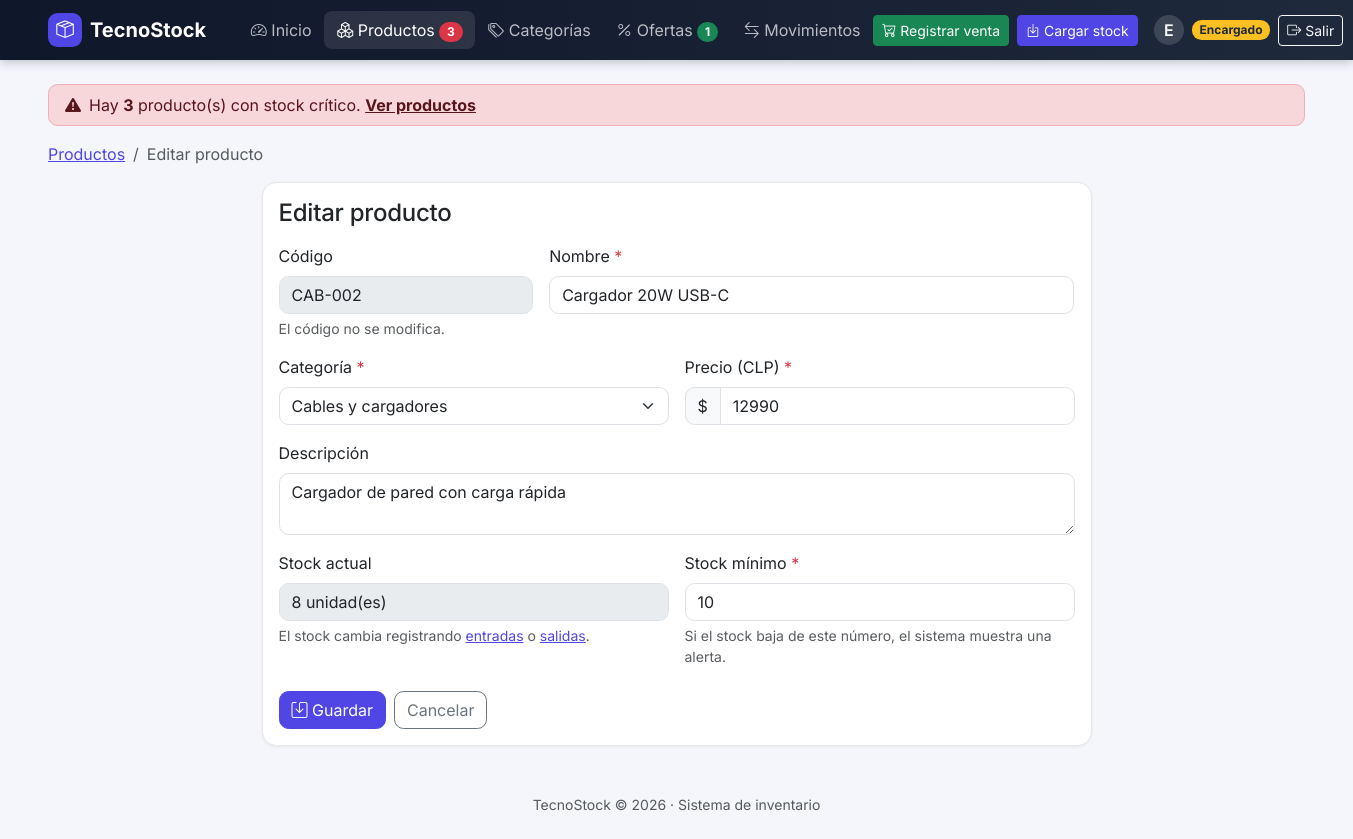
The app's page /productos/form.php?id=4 (signed in) with its own data.
### tables this page shows
CREATE TABLE producto (
    id_producto  INT          NOT NULL AUTO_INCREMENT,
    codigo       VARCHAR(20)  NOT NULL,
    nombre       VARCHAR(100) NOT NULL,
    descripcion  VARCHAR(255) NULL,
    precio       INT          NOT NULL,
    stock_actual INT          NOT NULL DEFAULT 0,
    stock_minimo INT          NOT NULL DEFAULT 0,
    estado       TINYINT(1)   NOT NULL DEFAULT 1,
    id_categoria INT          NOT NULL,

    PRIMARY KEY (id_producto),
    CONSTRAINT uq_producto_codigo  UNIQUE (codigo),
    CONSTRAINT chk_producto_precio CHECK (precio >= 0),
    CONSTRAINT chk_producto_stock  CHECK (stock_actual >= 0),
    CONSTRAINT chk_producto_minimo CHECK (stock_minimo >= 0),
    CONSTRAINT chk_producto_estado CHECK (estado IN (0, 1)),
    CONSTRAINT fk_producto_categoria
        FOREIGN KEY (id_categoria) REFERENCES categoria (id_categoria)
        ON UPDATE CASCADE ON DELETE RESTRICT
);

CREATE TABLE categoria (
    id_categoria INT          NOT NULL AUTO_INCREMENT,
    nombre       VARCHAR(60)  NOT NULL,
    descripcion  VARCHAR(255) NULL,
    estado       TINYINT(1)   NOT NULL DEFAULT 1,

    PRIMARY KEY (id_categoria),
    CONSTRAINT uq_categoria_nombre  UNIQUE (nombre),
    CONSTRAINT chk_categoria_estado CHECK (estado IN (0, 1))
);

### includes/funciones.php (called while the page is built, shortened)
<?php
function e($texto): string
{
    return htmlspecialchars((string) $texto, ENT_QUOTES, 'UTF-8');
}
function entero($valor, int $min = 0, int $max = 100000000): ?int
{
    $n = filter_var($valor, FILTER_VALIDATE_INT, [
        'options' => ['min_range' => $min, 'max_range' => $max],
    ]);
    return $n === false ? null : $n;
}

### productos/form.php (the view, shortened to what this page needs)
<?php
require_once __DIR__ . '/../includes/sesion.php';
$id        = entero($_GET['id'] ?? null, 1);
$esEdicion = $id !== null;
$errores   = [];
$datos     = [
    'codigo' => '', 'nombre' => '', 'id_categoria' => '', 'descripcion' => '',
    'precio' => '', 'stock_inicial' => '0', 'stock_minimo' => '',
];
$producto = null;
if ($esEdicion) {
    $stmt = $pdo->prepare('SELECT * FROM producto WHERE id_producto = ?');
    $stmt->execute([$id]);
    $producto = $stmt->fetch();
    $datos = array_merge($datos, [
        'codigo'       => $producto['codigo'],
        'nombre'       => $producto['nombre'],
        'id_categoria' => $producto['id_categoria'],
        'descripcion'  => (string) $producto['descripcion'],
        'precio'       => $producto['precio'],
        'stock_minimo' => $producto['stock_minimo'],
    ]);
}
$stmt = $pdo->prepare(
    'SELECT id_categoria, nombre, estado FROM categoria
     WHERE estado = 1 OR id_categoria = ? ORDER BY nombre'
);
$stmt->execute([$producto['id_categoria'] ?? 0]);
$categorias = $stmt->fetchAll();
$titulo  = $esEdicion ? 'Editar producto' : 'Nuevo producto';
require __DIR__ . '/../includes/header.php';
function invalido(array $errores, string $campo): string
{
    return isset($errores[$campo]) ? ' is-invalid' : '';
}
?>
<nav aria-label="breadcrumb">
    <ol class="breadcrumb">
        <li class="breadcrumb-item"><a href="index.php">Productos</a></li>
        <li class="breadcrumb-item active"><?= e($titulo) ?></li>
    </ol>
</nav>
<div class="row justify-content-center">
    <div class="col-lg-8">
        <div class="card">
            <div class="card-body">
                <h1 class="h4 mb-3"><?= e($titulo) ?></h1>
                <form method="post" class="needs-validation" novalidate>
                    <div class="row g-3">
                        <div class="col-md-4">
                            <label for="codigo" class="form-label">Código <?= $esEdicion ? '' : '<span class="text-danger">*</span>' ?></label>
                            <?php if ($esEdicion): ?>
                                <input type="text" id="codigo" class="form-control" value="<?= e($datos['codigo']) ?>" readonly disabled>
                                <div class="form-text">El código no se modifica.</div>
                            <?php endif; ?>
                        </div>
                        <div class="col-md-8">
                            <label for="nombre" class="form-label">Nombre <span class="text-danger">*</span></label>
                            <input type="text" id="nombre" name="nombre" maxlength="100" required
                                   class="form-control<?= invalido($errores, 'nombre') ?>"
                                   value="<?= e($datos['nombre']) ?>">
                        </div>
                        <div class="col-md-6">
                            <label for="id_categoria" class="form-label">Categoría <span class="text-danger">*</span></label>
                            <select id="id_categoria" name="id_categoria" required
                                    class="form-select<?= invalido($errores, 'id_categoria') ?>">
                                <?php foreach ($categorias as $c): ?>
                                    <option value="<?= (int) $c['id_categoria'] ?>"
                                        <?= (string) $datos['id_categoria'] === (string) $c['id_categoria'] ? 'selected' : '' ?>>
                                        <?= e($c['nombre']) ?><?= $c['estado'] ? '' : ' (inactiva)' ?>
                                    </option>
                                <?php endforeach; ?>
                            </select>
                        </div>
                        <div class="col-md-6">
                            <label for="precio" class="form-label">Precio (CLP) <span class="text-danger">*</span></label>
                            <div class="input-group has-validation">
                                <span class="input-group-text">$</span>
                                <input type="number" id="precio" name="precio" min="0" step="1" required
                                       class="form-control<?= invalido($errores, 'precio') ?>"
                                       value="<?= e($datos['precio']) ?>">
                            </div>
                        </div>
                        <div class="col-12">
                            <label for="descripcion" class="form-label">Descripción</label>
                            <textarea id="descripcion" name="descripcion" maxlength="255" rows="2"
                                      class="form-control<?= invalido($errores, 'descripcion') ?>"><?= e($datos['descripcion']) ?></textarea>
                        </div>
                        <div class="col-md-6">
                            <?php if ($esEdicion): ?>
                                <label class="form-label">Stock actual</label>
                                <input type="text" class="form-control" value="<?= (int) $producto['stock_actual'] ?> unidad(es)" readonly disabled>
                                <div class="form-text">
                                    El stock cambia registrando
                                    <a href="../movimientos/registrar.php?tipo=ENTRADA&amp;motivo=Compra%20a%20proveedor&amp;id_producto=<?= (int) $id ?>">entradas</a>
                                    o
                                    <a href="../movimientos/registrar.php?tipo=SALIDA&amp;motivo=Venta&amp;id_producto=<?= (int) $id ?>">salidas</a>.
                                </div>
                            <?php endif; ?>
                        </div>
                        <div class="col-md-6">
                            <label for="stock_minimo" class="form-label">Stock mínimo <span class="text-danger">*</span></label>
                            <input type="number" id="stock_minimo" name="stock_minimo" min="0" step="1" required
                                   class="form-control<?= invalido($errores, 'stock_minimo') ?>"
                                   value="<?= e($datos['stock_minimo']) ?>">
                            <div class="form-text">Si el stock baja de este número, el sistema muestra una alerta.</div>
                        </div>
                    </div>
                    <div class="d-flex gap-2 mt-4">
                        <button type="submit" class="btn btn-primary"><i class="bi bi-save"></i> Guardar</button>
                        <a href="index.php" class="btn btn-outline-secondary">Cancelar</a>
                    </div>
                </form>
            </div>
        </div>
    </div>
</div>
<?php require __DIR__ . '/../includes/footer.php'; ?>

### assets/css/estilos.css (style rules this page uses)
:root { --marca: #4f46e5; --marca-oscuro: #4338ca; --marca-suave: #eef2ff; --fondo: #f4f6fb; --nav-1: #0f172a; --nav-2: #1e293b; --bs-body-font-family: 'Inter', system-ui, -apple-system, 'Segoe UI', sans-serif; --bs-primary: #4f46e5; --bs-primary-rgb: 79, 70, 229; --bs-link-color: #4f46e5; --bs-link-color-rgb: 79, 70, 229; --bs-link-hover-color: #4338ca; --bs-border-radius: .6rem; }
body.app { background-color: var(--fondo); color: #1e293b; }
.btn-primary { --bs-btn-bg: var(--marca); --bs-btn-border-color: var(--marca); --bs-btn-hover-bg: var(--marca-oscuro); --bs-btn-hover-border-color: var(--marca-oscuro); --bs-btn-active-bg: var(--marca-oscuro); --bs-btn-active-border-color: var(--marca-oscuro); --bs-btn-disabled-bg: var(--marca); --bs-btn-disabled-border-color: var(--marca); }
.card { border: 1px solid #e5e7eb; border-radius: .9rem; box-shadow: 0 1px 3px rgba(15, 23, 42, .06); }
h1 { font-weight: 700; letter-spacing: -.01em; }

### records on screen
producto: codigo "CAB-002", nombre "Cargador 20W USB-C", id_categoria "Cables y cargadores", precio "12990", descripcion "Cargador de pared con carga rápida", stock_actual "8 unidad(es)", stock_minimo "10"

### other values on screen
$criticos "3"
$ofertasActivas "1"
$inicial "E"
$titulo "Editar producto"
